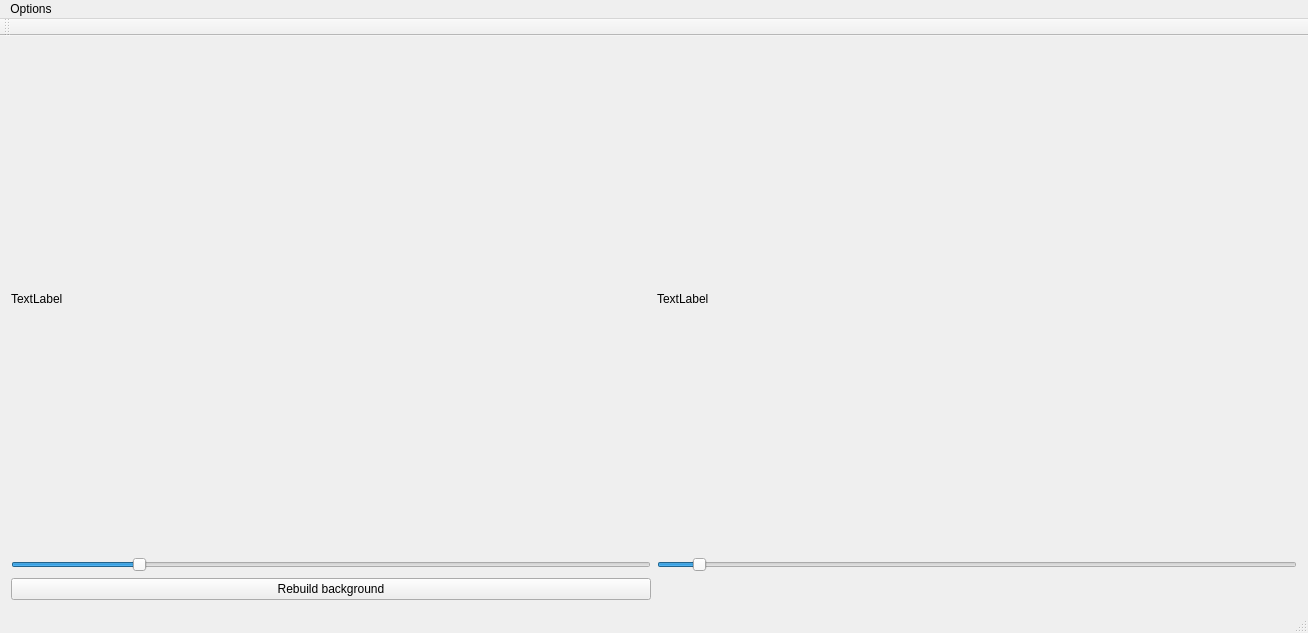
<?xml version="1.0" encoding="UTF-8"?>
<ui version="4.0">
 <class>MainWindow</class>
 <widget class="QMainWindow" name="MainWindow">
  <property name="geometry">
   <rect>
    <x>0</x>
    <y>0</y>
    <width>1306</width>
    <height>633</height>
   </rect>
  </property>
  <property name="windowTitle">
   <string>MainWindow</string>
  </property>
  <widget class="QWidget" name="centralWidget">
   <layout class="QGridLayout" name="gridLayout_2">
    <item row="0" column="0">
     <layout class="QGridLayout" name="gridLayout">
      <item row="0" column="1">
       <widget class="QLabel" name="labelImage2">
        <property name="minimumSize">
         <size>
          <width>640</width>
          <height>480</height>
         </size>
        </property>
        <property name="autoFillBackground">
         <bool>true</bool>
        </property>
        <property name="text">
         <string>TextLabel</string>
        </property>
       </widget>
      </item>
      <item row="2" column="0">
       <widget class="QPushButton" name="btnRebuild">
        <property name="text">
         <string>Rebuild background</string>
        </property>
       </widget>
      </item>
      <item row="0" column="0">
       <widget class="QLabel" name="labelImage">
        <property name="minimumSize">
         <size>
          <width>640</width>
          <height>480</height>
         </size>
        </property>
        <property name="autoFillBackground">
         <bool>true</bool>
        </property>
        <property name="text">
         <string>TextLabel</string>
        </property>
       </widget>
      </item>
      <item row="1" column="1">
       <widget class="QSlider" name="sliderSegment">
        <property name="minimum">
         <number>10</number>
        </property>
        <property name="maximum">
         <number>100</number>
        </property>
        <property name="value">
         <number>15</number>
        </property>
        <property name="orientation">
         <enum>Qt::Horizontal</enum>
        </property>
       </widget>
      </item>
      <item row="1" column="0">
       <widget class="QSlider" name="sliderThresh">
        <property name="minimum">
         <number>1</number>
        </property>
        <property name="maximum">
         <number>255</number>
        </property>
        <property name="value">
         <number>50</number>
        </property>
        <property name="orientation">
         <enum>Qt::Horizontal</enum>
        </property>
       </widget>
      </item>
     </layout>
    </item>
   </layout>
  </widget>
  <widget class="QToolBar" name="mainToolBar">
   <attribute name="toolBarArea">
    <enum>TopToolBarArea</enum>
   </attribute>
   <attribute name="toolBarBreak">
    <bool>false</bool>
   </attribute>
  </widget>
  <widget class="QStatusBar" name="statusBar"/>
  <widget class="QMenuBar" name="menuBar">
   <property name="geometry">
    <rect>
     <x>0</x>
     <y>0</y>
     <width>1306</width>
     <height>21</height>
    </rect>
   </property>
   <widget class="QMenu" name="menuOptions">
    <property name="title">
     <string>Options</string>
    </property>
    <addaction name="actionStart"/>
    <addaction name="actionStop"/>
   </widget>
   <addaction name="menuOptions"/>
  </widget>
  <action name="actionStart">
   <property name="text">
    <string>Start</string>
   </property>
  </action>
  <action name="actionStop">
   <property name="text">
    <string>Stop</string>
   </property>
  </action>
 </widget>
 <layoutdefault spacing="6" margin="11"/>
 <resources/>
 <connections/>
</ui>
